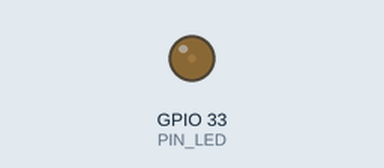
This sketch was run on a simulated ESP32. Shown: output pins drawn as LEDs (lit = HIGH). What the sketch prints to the serial monitor is not drawn.

Above: at 0.35 s.
At 0.7 s:
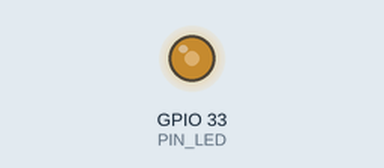
At 1.0 s:
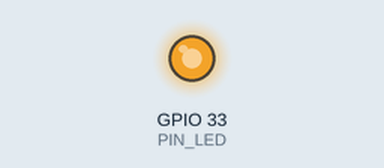
At 1.65 s:
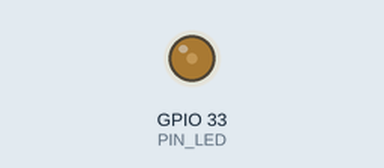
Timing chart, 0 to 3.9 s (numbered marks = the images above):
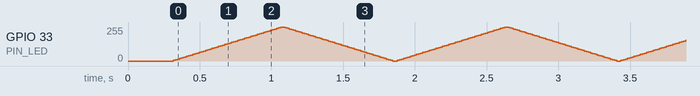

The sketch:

U2-E03-atenuacion-ledc.ino
```cpp
/*
  U2-E03 - Atenuacion con LEDC (efecto "respiracion")
  Placa: ESP32 DevKit V1 de 30 pines
  Monitor serie: 115200 bit/s

  Objetivo: generar PWM con el periferico LEDC y variar el ciclo de
  trabajo para producir un brillo creciente y decreciente en un LED.

  IMPORTANTE - version del nucleo Arduino-ESP32:
  Este sketch usa la API LEDC simplificada de la serie 3.x:
      ledcAttach(pin, frecuencia, resolucion_bits);
      ledcWrite(pin, valor_de_ciclo);
  Si el IDE tiene instalado un nucleo 2.x, esa API no existe y debe
  reemplazarse por la version anterior:
      ledcSetup(canal, frecuencia, resolucion_bits);
      ledcAttachPin(pin, canal);
      ledcWrite(canal, valor_de_ciclo);
  Registrar siempre la version del paquete "esp32" instalada en el
  informe de laboratorio (ver manual, seccion 2.6, nota sobre
  reproducibilidad).
*/
const uint8_t PIN_LED = 33;          // GPIO33, con capacidad PWM por LEDC
const uint32_t FRECUENCIA_HZ = 5000; // frecuencia del PWM
const uint8_t RESOLUCION_BITS = 8;   // ciclo de trabajo de 0 a 255
const uint8_t PASO = 5;
const uint16_t PAUSA_MS = 15;

void setup() {
  Serial.begin(115200);
  delay(300);
  ledcAttach(PIN_LED, FRECUENCIA_HZ, RESOLUCION_BITS);
  Serial.println("U2-E03 iniciado: atenuacion LEDC en GPIO33");
}

void loop() {
  for (int ciclo = 0; ciclo <= 255; ciclo += PASO) {
    ledcWrite(PIN_LED, ciclo);
    delay(PAUSA_MS);
  }
  for (int ciclo = 255; ciclo >= 0; ciclo -= PASO) {
    ledcWrite(PIN_LED, ciclo);
    delay(PAUSA_MS);
  }
}
```
